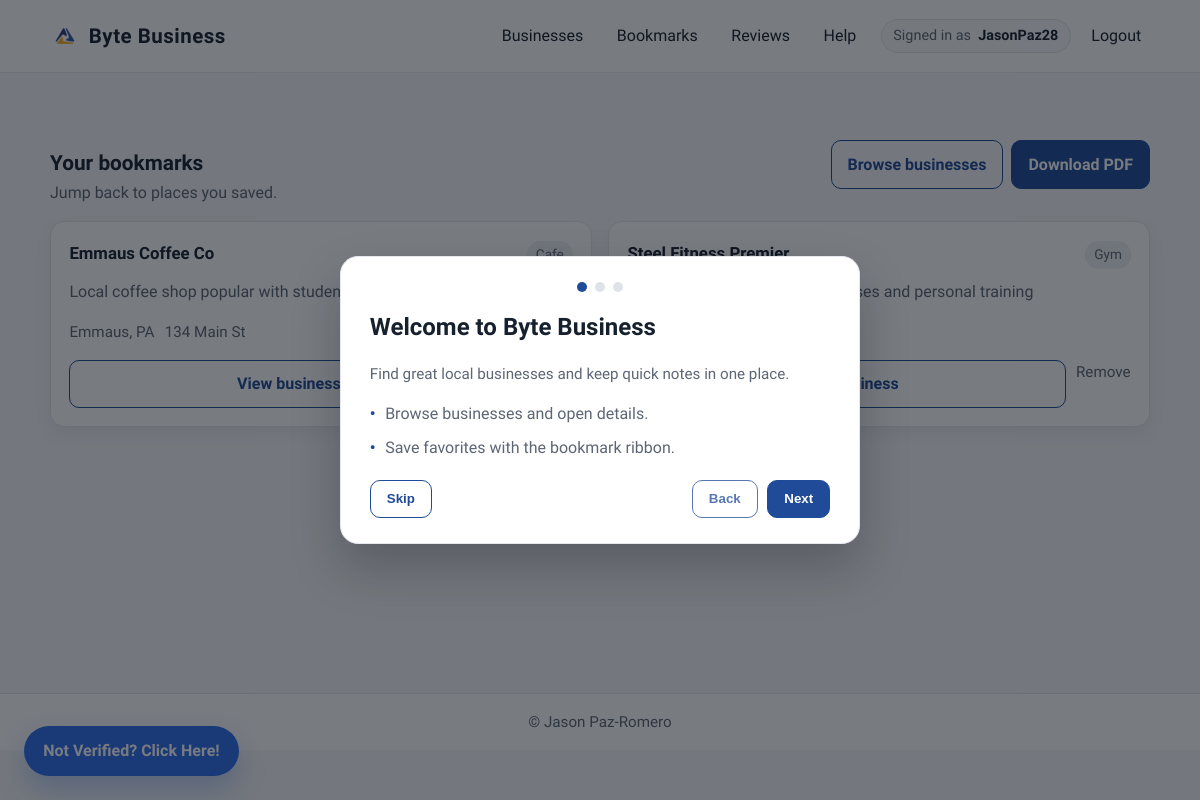
The page /bookmarks (signed in) on the database as committed earlier.
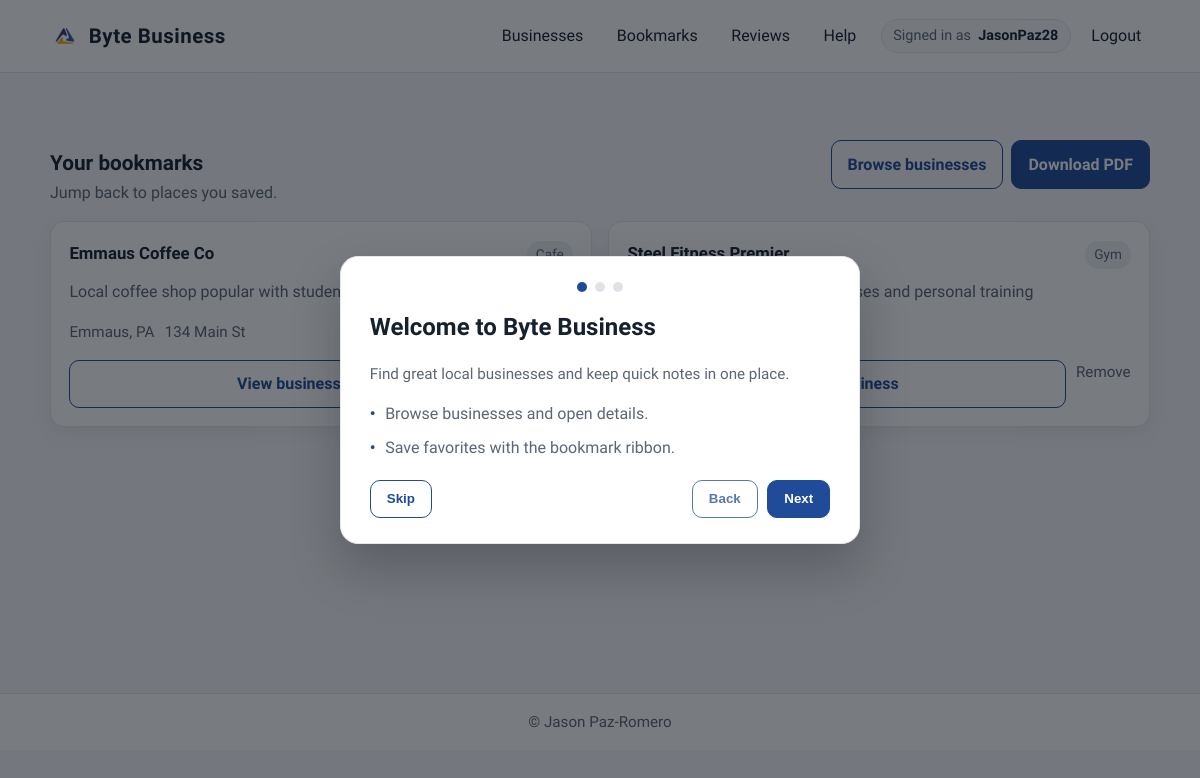
The same page on the database as committed later.
### app/models.py (models this page shows, shortened)
class User(db.Model, UserMixin):
    id = db.Column(db.Integer, primary_key=True)
    username = db.Column(db.String(150), unique=True, nullable=False)
    email = db.Column(db.String(150), unique=True, nullable=False)
    password = db.Column(db.String(256), nullable=False)
    created_at = db.Column(db.DateTime, default=datetime.utcnow)
    is_verified = db.Column(db.Boolean, default=False)
    verified_at = db.Column(db.DateTime, default=None)
    last_verification_email_sent_at = db.Column(db.DateTime, default=None)
    is_admin = db.Column(db.Boolean, default=False)
    bookmarks = db.relationship("BookMark", back_populates="user", cascade="all, delete-orphan")
    reviews = db.relationship("Review", back_populates="user", cascade="all, delete-orphan")
    redeemed_deals = db.relationship("RedeemDeal", back_populates="user", cascade="all, delete-orphan")
    business_requests = db.relationship("BusinessRequest", back_populates="user", cascade="all, delete-orphan")

class Business(db.Model):
    id = db.Column(db.Integer, primary_key=True)
    name = db.Column(db.String(200), nullable=False)
    location = db.Column(db.String(200), nullable=False)
    address = db.Column(db.String(300), nullable=False)
    category = db.Column(db.String(100), nullable=False)
    description = db.Column(db.Text, nullable=True)
    created_at = db.Column(db.DateTime, default=datetime.utcnow)
    website = db.Column(db.String(300), nullable=True)
    contact = db.Column(db.String(50), nullable=True)
    hours = db.Column(db.String(200), nullable=True)
    bookmarks = db.relationship("BookMark", back_populates="business", cascade="all, delete-orphan")
    reviews = db.relationship("Review", back_populates="business", cascade="all, delete-orphan")
    deals = db.relationship("Deal", back_populates="business", cascade="all, delete-orphan")

class BookMark(db.Model):
    __tablename__ = "bookmarks"
    id = db.Column(db.Integer, primary_key=True)
    user_id = db.Column(db.Integer, db.ForeignKey('user.id'), nullable=False)
    business_id = db.Column(db.Integer, db.ForeignKey('business.id'), nullable=False)
    created_at = db.Column(db.DateTime, default=datetime.utcnow)
    user = db.relationship('User', back_populates='bookmarks')
    business = db.relationship('Business', back_populates='bookmarks')
    __table_args__ = (db.UniqueConstraint('user_id', 'business_id', name='uq_user_business_bookmark'),)

### app/bookmarks.py (the view)
@bp.route("/bookmarks")
@login_required
def view_bookmarks():
    bookmarks = current_user.bookmarks
    return render_template("bookmarks.html", bookmarks=bookmarks)

### app/__init__.py (called while the page is built)
def create_app():
    app = Flask(__name__)
    app.config.from_object(Config)
    db.init_app(app)
    migrate.init_app(app, db)
    login_manager.init_app(app)
    mail.init_app(app)
    login_manager.login_view = 'auth.login'
    @app.context_processor
    def inject_turnstile_key():
        return {
            "TURNSTILE_SITE_KEY": current_app.config.get("TURNSTILE_SITE_KEY")
        }
    from . import routes, models, auth_routes, bookmarks, deals, forgot_password_service
    app.register_blueprint(routes.main_bp)
    app.register_blueprint(auth_routes.auth_bp)
    app.register_blueprint(bookmarks.bp)
    app.register_blueprint(deals.deal_bp)
    app.register_blueprint(forgot_password_service.fp_bp)
    return app

### app/auth_routes.py (called while the page is built)
@login_manager.user_loader
def load_user(user_id):
    return User.query.get(int(user_id))

### app/templates/bookmarks.html (shortened to what this page needs)
{% extends "base.html" %}
{% block content %}
<div class="container">
  <section class="section">
    <div class="section-header">
      <div>
        <h2>Your bookmarks</h2>
        <p>Jump back to places you saved.</p>
      </div>
      <div class="inline" style="gap: 0.5rem;">
        <a class="button subtle" href="{{ url_for('main.list_businesses') }}">Browse businesses</a>
        {% if bookmarks and bookmarks|length > 0 %}
        <a class="button" href="{{ url_for('bookmarks.generate_report') }}">Download PDF</a>
        {% endif %}
      </div>
    </div>
    {% if bookmarks and bookmarks|length > 0 %}
    <div class="card-grid">
      {% for bookmark in bookmarks %}
      {% set biz = bookmark.business %}
      <div class="card business-card">
        <div class="row" style="align-items: baseline;">
          <h3 style="margin: 0;">{{ biz.name|default('Business name') }}</h3>
          <span class="pill">{{ biz.category|default('Business') }}</span>
        </div>
        <p class="summary">{{ biz.description|default('No description yet.') }}</p>
        <div class="business-meta">
          <span class="muted">{{ biz.location|default('City, State') }}</span>
          <span class="muted">{{ biz.address|default('Address not provided') }}</span>
        </div>
        <div class="row" style="margin-top: 0.4rem;">
          <a class="button subtle" href="{{ url_for('main.business_detail', business_id=biz.id|default(0)) }}">View business</a>
          <a href="{{ url_for('bookmarks.unbookmark', business_id=biz.id|default(0)) }}" class="muted">Remove</a>
        </div>
      </div>
      {% endfor %}
    </div>
    {% else %}
    <div class="card">
      <h3 style="margin-top: 0;">No bookmarks yet</h3>
      <p style="margin: 0.35rem 0 0.8rem;">Save a business to come back to it quickly.</p>
      <a class="button" href="{{ url_for('main.list_businesses') }}">Find businesses</a>
    </div>
    {% endif %}
  </section>
</div>
{% endblock %}

### app/templates/base.html (shortened to what this page needs)
<!doctype html>
<html lang="en">
<head>
  <link rel="stylesheet" href="{{ url_for('static', filename='styles.css') }}">
</head>
<body>
  <header class="site-header">
    <div class="container header-inner">
      <div class="brand">
        <img class="brand-logo" src="{{ url_for('static', filename='FBLA-Symbol.png') }}" alt="FBLA logo">
        <span>Byte Business</span>
      </div>
      <nav class="nav-links">
        {% if current_user.is_authenticated %}
        <a href="/businesses">Businesses</a>
        <a href="{{ url_for('bookmarks.view_bookmarks') }}">Bookmarks</a>
        <a href="{{ url_for('main.reviews') }}">Reviews</a>
        <a href="{{ url_for('main.help') }}">Help</a>
        <div class="nav-right">
          <span class="nav-user">
            <span class="nav-user-label">Signed in as</span>
            <span class="nav-user-name">{{ current_user.username }}</span>
          </span>
          <a href="{{ url_for('auth.logout') }}">Logout</a>
        </div>
        {% else %}
        <a href="{{ url_for('main.home') }}">Home</a>
        <a href="/businesses">Businesses</a>
        <a href="{{ url_for('auth.login') }}">Login</a>
        <a class="button subtle" href="{{ url_for('auth.register') }}">Register</a>
        {% endif %}
      </nav>
    </div>
  </header>
  <main class="page">
    {% block content %}{% endblock %}
  </main>
  {% if current_user.is_authenticated and not current_user.is_verified %}
  <a class="verify-fab" href="{{ url_for('main.resend_verification') }}" aria-label="Resend verification email">
    Not Verified? Click Here!
  </a>
  {% endif %}
  <div class="onboarding" data-onboarding hidden>
    <div class="onboarding-card" role="dialog" aria-modal="true" aria-labelledby="onboarding-title">
      <div class="onboarding-progress" aria-hidden="true">
        <span class="onboarding-dot is-active" data-dot></span>
        <span class="onboarding-dot" data-dot></span>
        <span class="onboarding-dot" data-dot></span>
      </div>
      <div class="onboarding-slide is-active" data-slide="0">
        <h2 id="onboarding-title">Welcome to Byte Business</h2>
        <p class="muted">Find great local businesses and keep quick notes in one place.</p>
        <ul class="list">
          <li>Browse businesses and open details.</li>
          <li>Save favorites with the bookmark ribbon.</li>
        </ul>
      </div>
      <div class="onboarding-actions">
        <button class="button subtle" type="button" data-skip>Skip</button>
        <div class="onboarding-nav">
          <button class="button subtle" type="button" data-back disabled>Back</button>
          <button class="button" type="button" data-next>Next</button>
        </div>
      </div>
    </div>
  </div>
  <footer class="site-footer">
    <div class="container footer-inner">
      <span>&copy; Jason Paz-Romero</span>
    </div>
  </footer>
</body>
</html>

Rows that differ between the two databases and show on the page:
changed User "JasonPaz28": is_verified False → True (drawn)
Other text that changed with them:
text no longer shown: "Not Verified? Click Here!"
